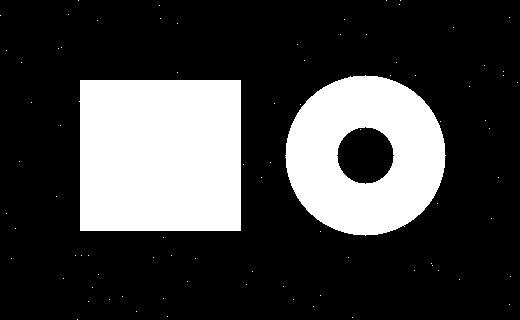
#> input picture 011_image_processing/050_morphology/input/mask_noisy.png, 520 x 320 px, found by its file name
$ python 050_morph_gradient.py
#> lines starting #> are read from the running program, lines starting #| are printed output that depends on the picture; after the words box and inside, x2 and y2 are one past the last pixel; in counts of white or black regions, pixels touching at a corner belong together
import os
import cv2
import numpy as np

dir_proj = os.getcwd()
dir_base = os.path.join(dir_proj, "011_image_processing", "050_morphology")
dir_input = os.path.join(dir_base, "input")
dir_output = os.path.join(dir_base, "output")
os.makedirs(dir_input, exist_ok=True)
os.makedirs(dir_output, exist_ok=True)

path_input = os.path.join(dir_input, "mask_noisy.png")


"""===========================================================================================
Create Binary Mask Input
==========================================================================================="""
if not os.path.exists(path_input):
    mask = np.zeros(shape=(320, 520), dtype=np.uint8)
    cv2.rectangle(img=mask, pt1=(80, 80), pt2=(240, 230),
                  color=255, thickness=-1)
    cv2.circle(img=mask, center=(365, 155), radius=80,
               color=255, thickness=-1)
    cv2.circle(img=mask, center=(365, 155), radius=28,
               color=0, thickness=-1)

    rng = np.random.default_rng(seed=5)
    for x, y in rng.integers(low=[0, 0], high=[520, 320],
                             size=(120, 2)):
        mask[y, x] = 255

    cv2.imwrite(filename=path_input, img=mask)

mask = cv2.imread(filename=path_input, flags=cv2.IMREAD_GRAYSCALE)
#> mask: shape (320, 520); 25.3% white; 85 white regions (83 under 20 px), largest, box (x1, y1, x2, y2) and area: (79, 80, 241, 231) 24312, (285, 75, 446, 236) 17631
if mask is None:
    print("Error: Could not open image")
    exit()


"""===========================================================================================
Morphological Gradient
==========================================================================================="""
# Morphological gradient is dilation minus erosion.
kernel = np.ones(shape=(5, 5), dtype=np.uint8)
gradient = cv2.morphologyEx(src=mask, op=cv2.MORPH_GRADIENT,
                            kernel=kernel, iterations=1)
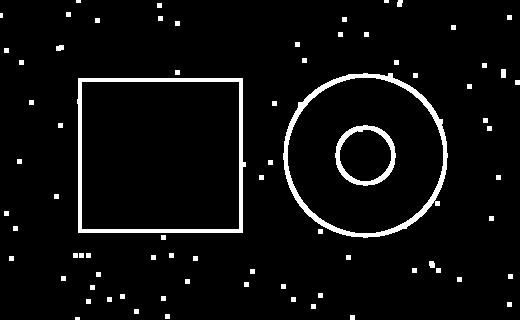
#> gradient: shape (320, 520); 4.8% white; 76 white regions (4 under 20 px), largest, box (x1, y1, x2, y2) and area: (283, 73, 448, 238) 2640, (77, 78, 246, 233) 2516, (335, 125, 396, 186) 908

cv2.imwrite(filename=os.path.join(dir_output, "01_mask_noisy.png"),
            img=mask)
cv2.imwrite(filename=os.path.join(dir_output, "06_morph_gradient.png"),
            img=gradient)

print("Saved input image to:", path_input)
print("Saved output images to:", dir_output)
